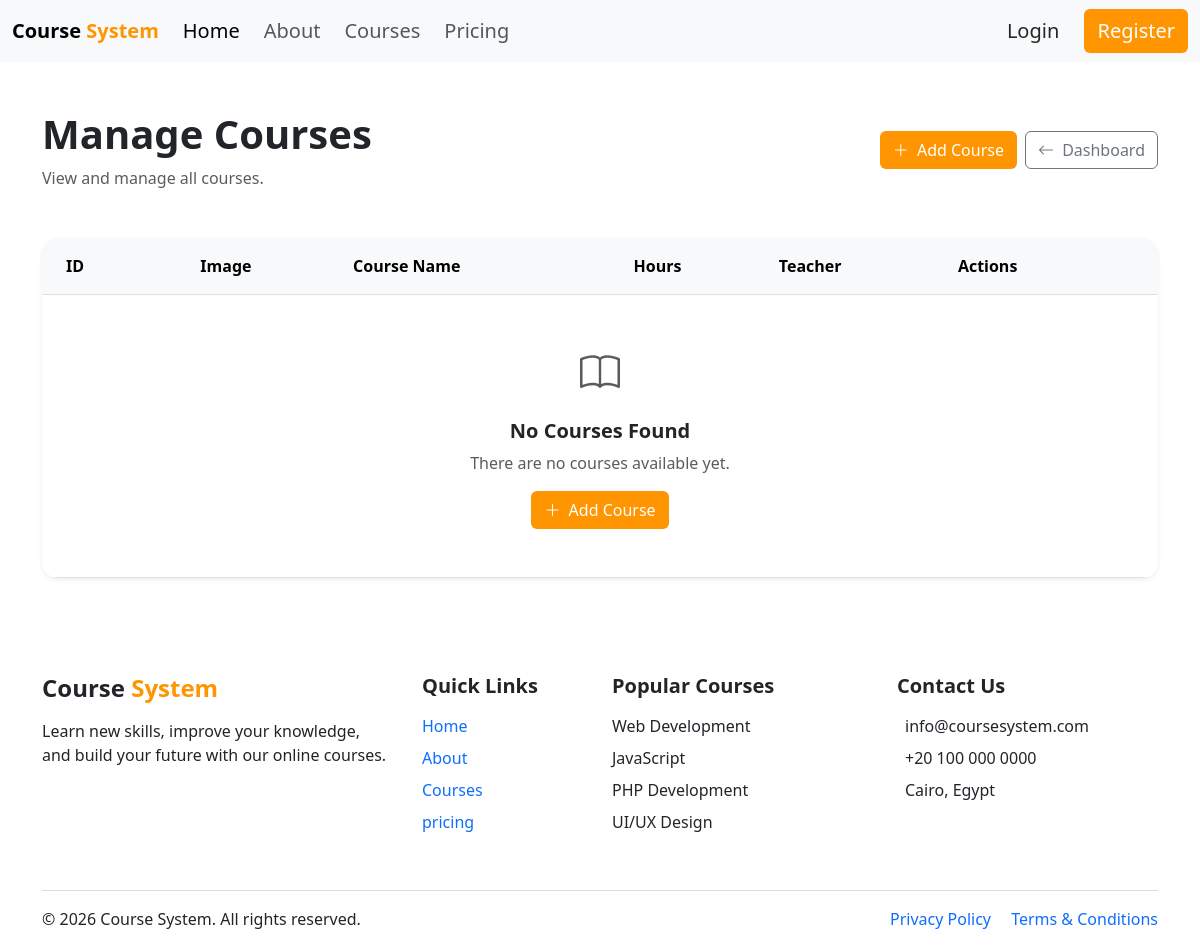
Before: /manage_courses.php with the older database file.
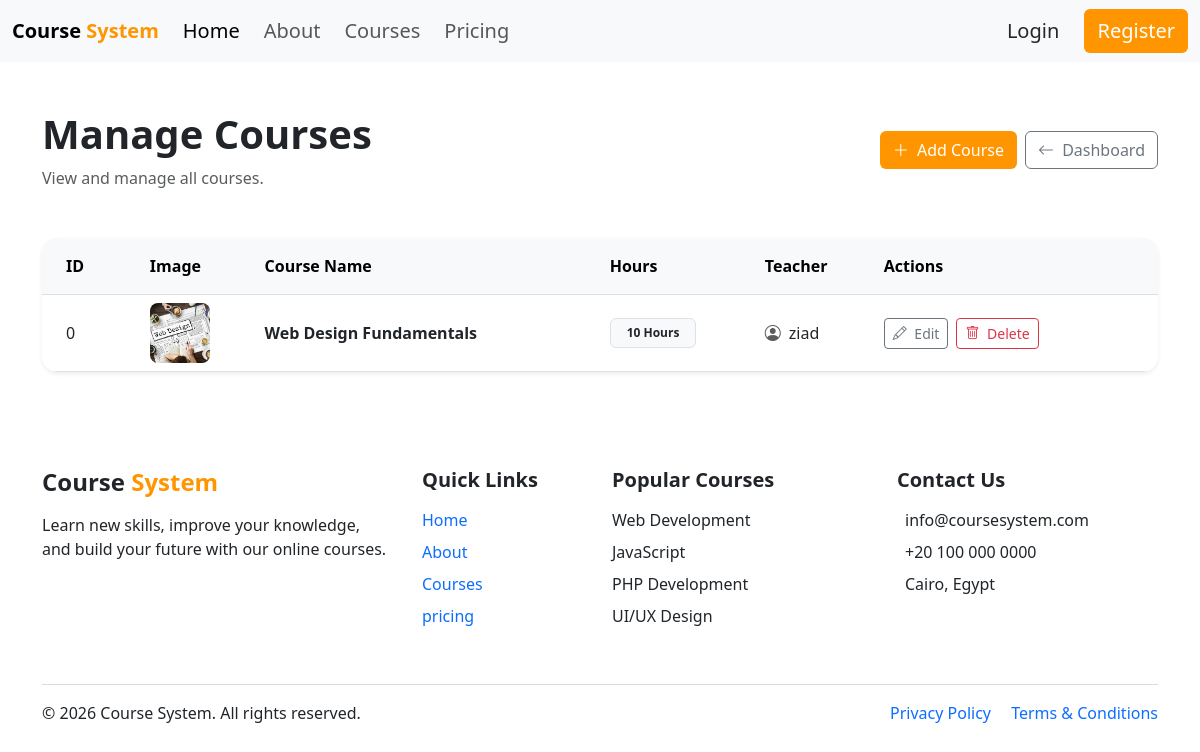
After: the same page with the newer database file.
### tables this page shows
CREATE TABLE `courses` (
  `id` int(11) NOT NULL,
  `name` varchar(100) NOT NULL,
  `hours` int(11) NOT NULL,
  `teacher_id` int(11) NOT NULL,
  `image` varchar(255) NOT NULL,
  `avatar` varchar(255) NOT NULL,
  `description` text NOT NULL
);

CREATE TABLE `users` (
  `id` int(11) NOT NULL,
  `name` varchar(100) NOT NULL,
  `email` varchar(100) NOT NULL,
  `password` varchar(255) NOT NULL,
  `role` varchar(50) NOT NULL,
  `image` varchar(255) NOT NULL
);

### manage_courses.php (the view, shortened to what the changed rows need)
<?php
include "connect.php";
$sql = "SELECT courses.id, courses.name, courses.hours, courses.image,
               users.name AS teacher_name
        FROM courses
        JOIN teachers ON courses.teacher_id = teachers.id
        JOIN users ON teachers.user_id = users.id";
$result = $conn->query($sql);
include "header.php";
?>
<div class="container py-5">
    <div class="d-flex flex-column flex-md-row justify-content-between align-items-md-center gap-3 mb-5">
        <div>
            <h1 class="fw-bold mb-2">
                Manage Courses
            </h1>
        </div>
    </div>
    <div class="card border-0 shadow-sm rounded-4 overflow-hidden">
        <div class="card-body p-0">
            <div class="table-responsive">
                <table class="table table-hover align-middle mb-0">
                    <thead class="table-light">
                        <tr>
                            <th class="px-4 py-3">
                                ID
                            </th>
                            <th class="py-3">
                                Image
                            </th>
                            <th class="py-3">
                                Course Name
                            </th>
                            <th class="py-3">
                                Hours
                            </th>
                            <th class="py-3">
                                Teacher
                            </th>
                            <th class="py-3 pe-4">
                                Actions
                            </th>
                        </tr>
                    </thead>
                    <tbody>
                    <?php if ($result && $result->num_rows > 0): ?>
                        <?php while ($course = $result->fetch_assoc()): ?>
                            <tr>
                                <td class="px-4 fw-medium">
                                    <?php echo $course['id']; ?>
                                </td>
                                <td>
                                    <?php if (!empty($course['image'])): ?>
                                        <img
                                            src="upload/<?php echo htmlspecialchars($course['image']); ?>"
                                            alt="Course Image"
                                            class="rounded-3"
                                            style="
                                                width: 60px;
                                                height: 60px;
                                                object-fit: cover;
                                            "
                                        >
                                    <?php endif; ?>
                                </td>
                                <td>
                                    <span class="fw-semibold">
                                        <?php echo htmlspecialchars($course['name']); ?>
                                    </span>
                                </td>
                                <td>
                                    <span class="badge bg-light text-dark border px-3 py-2">
                                        <?php echo htmlspecialchars($course['hours']); ?> Hours
                                    </span>
                                </td>
                                <td>
                                    <div class="d-flex align-items-center gap-2">
                                        <i class="bi bi-person-circle text-muted"></i>
                                        <span>
                                            <?php echo htmlspecialchars($course['teacher_name']); ?>
                                        </span>
                                    </div>
                                </td>
                                <td class="pe-4">
                                    <div class="d-flex gap-2">
                                        <a
                                            href="edit_course.php?id=<?php echo $course['id']; ?>"
                                            class="btn btn-sm btn-outline-secondary"
                                        >
                                            <i class="bi bi-pencil me-1"></i>
                                            Edit
                                        </a>
                                        <a
                                            href="delete_course.php?id=<?php echo $course['id']; ?>"
                                            class="btn btn-sm btn-outline-danger"
                                            onclick="return confirm('Are you sure you want to delete this course?');"
                                        >
                                            <i class="bi bi-trash me-1"></i>
                                            Delete
                                        </a>
                                    </div>
                                </td>
                            </tr>
                        <?php endwhile; ?>
                    <?php else: ?>
                        <tr>
                            <td colspan="6"
                                class="text-center py-5">
                                <div class="mb-3">
                                    <i class="bi bi-book fs-1 text-muted"></i>
                                </div>
                                <h5 class="fw-bold">
                                    No Courses Found
                                </h5>
                                <p class="text-muted mb-3">
                                    There are no courses available yet.
                                </p>
                                <a
                                    href="add_course.php"
                                    class="btn text-white"
                                    style="background-color: #FF9500;"
                                >
                                    <i class="bi bi-plus-lg me-1"></i>
                                    Add Course
                                </a>
                            </td>
                        </tr>
                    <?php endif; ?>
                    </tbody>
                </table>
            </div>
        </div>
    </div>
</div>
<?php
include "footer.php";
?>

Changed rows visible on the page:
added courses: id "0", image (picture), name "Web Design Fundamentals", hours "10", users.name "ziad"
Other visible differences:
text no longer shown: "No Courses Found There are no courses available yet. Add Course"
